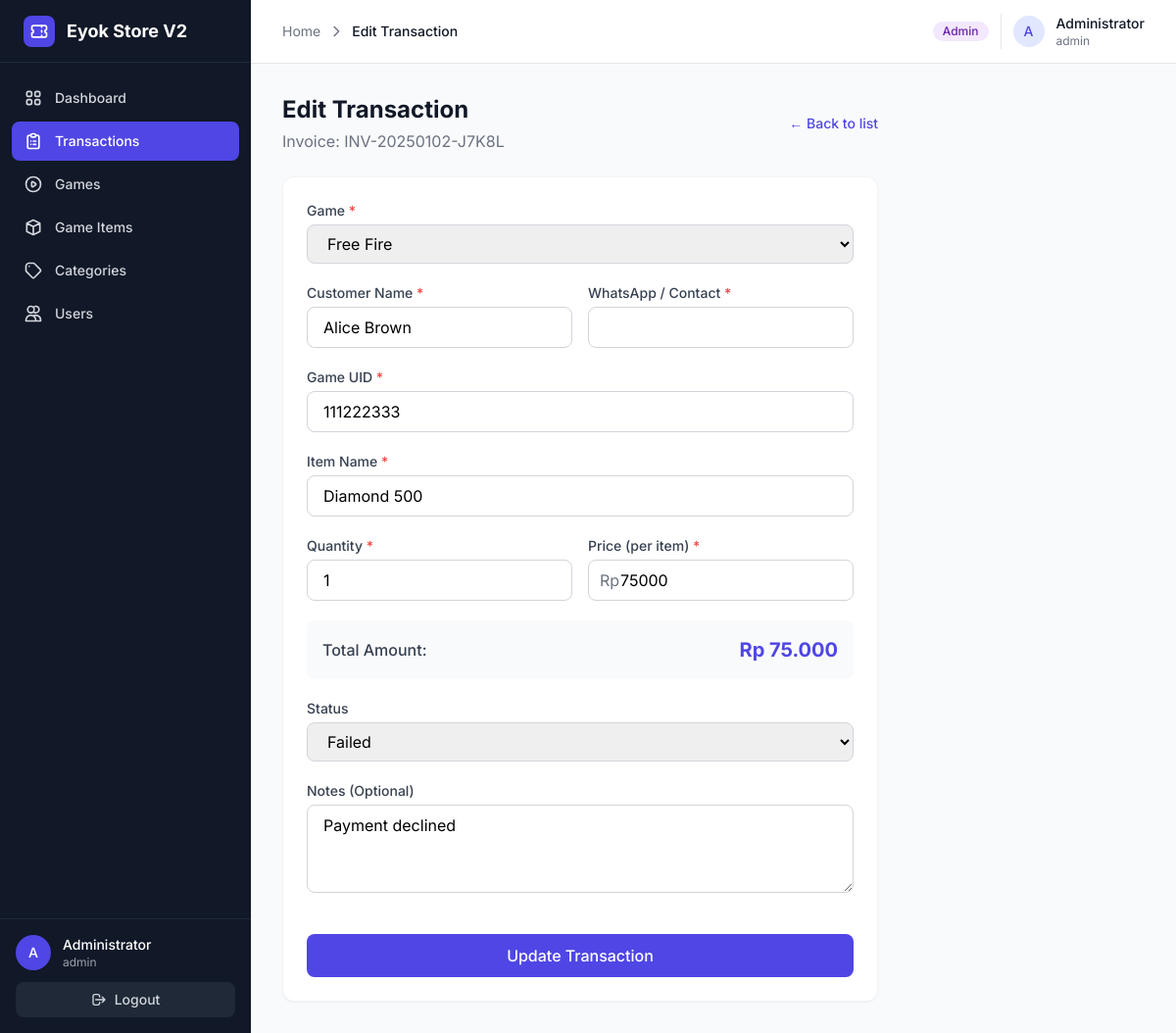
The app's page /modules/transactions/edit.php?id=4 (signed in) with its own data.
### tables this page shows
CREATE TABLE `transactions` (
  `id` int(11) NOT NULL,
  `invoice_code` varchar(50) NOT NULL,
  `user_id` int(11) NOT NULL,
  `game_id` int(11) NOT NULL,
  `customer_name` varchar(100) NOT NULL,
  `game_uid` varchar(50) NOT NULL,
  `item_name` varchar(100) NOT NULL,
  `quantity` int(11) NOT NULL DEFAULT 1,
  `price` decimal(15,2) NOT NULL,
  `total` decimal(15,2) NOT NULL,
  `status` enum('pending','success','failed') DEFAULT 'pending',
  `notes` text DEFAULT NULL,
  `created_at` timestamp NOT NULL DEFAULT current_timestamp()
);

CREATE TABLE `games` (
  `id` int(11) NOT NULL,
  `category_id` int(11) NOT NULL,
  `name` varchar(100) NOT NULL,
  `thumbnail` varchar(255) DEFAULT NULL,
  `publisher` varchar(100) DEFAULT NULL,
  `status` enum('active','inactive') DEFAULT 'active',
  `created_at` timestamp NOT NULL DEFAULT current_timestamp()
);

### modules/transactions/edit.php (the view, shortened to what this page needs)
<?php
$db = getDBConnection();
$id = intval($_GET['id'] ?? 0);
$stmt = $db->prepare("SELECT * FROM transactions WHERE id = :id");
$stmt->execute([':id' => $id]);
$transaction = $stmt->fetch();
$games = $db->query("SELECT id, name FROM games WHERE status = 'active' ORDER BY name ASC")->fetchAll();
$errors = [];
require_once '../../includes/header.php';
require_once '../../includes/sidebar.php';
?>
<main class="lg:ml-64 pt-16 min-h-screen">
    <div class="p-4 lg:p-8 max-w-2xl" x-data="{ quantity: <?php echo intval($_POST['quantity'] ?? $transaction['quantity']); ?>, price: <?php echo floatval($_POST['price'] ?? $transaction['price']); ?> }">
        <div class="mb-6 flex items-center justify-between">
            <div>
                <h1 class="text-2xl font-bold text-gray-900">Edit Transaction</h1>
                <p class="text-gray-500 mt-1">Invoice: <?php echo htmlspecialchars($transaction['invoice_code']); ?></p>
            </div>
            <a href="index.php" class="text-indigo-600 hover:text-indigo-800 text-sm font-medium">← Back to list</a>
        </div>
        <div class="bg-white rounded-xl shadow-sm border border-gray-100 p-6">
            <form method="POST" action="">
                <div class="space-y-5">
                    <div>
                        <label for="game_id" class="block text-sm font-medium text-gray-700 mb-1">Game <span class="text-red-500">*</span></label>
                        <select id="game_id" name="game_id" class="w-full px-4 py-2 border <?php echo isset($errors['game_id']) ? 'border-red-500' : 'border-gray-300'; ?> rounded-lg focus:ring-2 focus:ring-indigo-500 focus:border-indigo-500 outline-none">
                            <?php
                            $selectedGameId = $_POST['game_id'] ?? $transaction['game_id'];
                            foreach ($games as $g):
                            ?>
                                <option value="<?php echo $g['id']; ?>" <?php echo ($selectedGameId == $g['id']) ? 'selected' : ''; ?>><?php echo htmlspecialchars($g['name']); ?></option>
                            <?php endforeach; ?>
                        </select>
                    </div>
                    <div class="grid grid-cols-1 sm:grid-cols-2 gap-4">
                        <div>
                            <label for="customer_name" class="block text-sm font-medium text-gray-700 mb-1">Customer Name <span class="text-red-500">*</span></label>
                            <input type="text" id="customer_name" name="customer_name" value="<?php echo htmlspecialchars($_POST['customer_name'] ?? $transaction['customer_name']); ?>" maxlength="100" class="w-full px-4 py-2 border <?php echo isset($errors['customer_name']) ? 'border-red-500' : 'border-gray-300'; ?> rounded-lg focus:ring-2 focus:ring-indigo-500 focus:border-indigo-500 outline-none">
                        </div>
                        <div>
                            <label for="contact" class="block text-sm font-medium text-gray-700 mb-1">WhatsApp / Contact <span class="text-red-500">*</span></label>
                            <input type="text" id="contact" name="contact" value="<?php echo htmlspecialchars($_POST['contact'] ?? $transaction['contact']); ?>" maxlength="50" class="w-full px-4 py-2 border <?php echo isset($errors['contact']) ? 'border-red-500' : 'border-gray-300'; ?> rounded-lg focus:ring-2 focus:ring-indigo-500 focus:border-indigo-500 outline-none">
                        </div>
                    </div>
                    <div>
                        <label for="game_uid" class="block text-sm font-medium text-gray-700 mb-1">Game UID <span class="text-red-500">*</span></label>
                        <input type="text" id="game_uid" name="game_uid" value="<?php echo htmlspecialchars($_POST['game_uid'] ?? $transaction['game_uid']); ?>" maxlength="50" class="w-full px-4 py-2 border <?php echo isset($errors['game_uid']) ? 'border-red-500' : 'border-gray-300'; ?> rounded-lg focus:ring-2 focus:ring-indigo-500 focus:border-indigo-500 outline-none">
                    </div>
                    <div>
                        <label for="item_name" class="block text-sm font-medium text-gray-700 mb-1">Item Name <span class="text-red-500">*</span></label>
                        <input type="text" id="item_name" name="item_name" value="<?php echo htmlspecialchars($_POST['item_name'] ?? $transaction['item_name']); ?>" maxlength="100" class="w-full px-4 py-2 border <?php echo isset($errors['item_name']) ? 'border-red-500' : 'border-gray-300'; ?> rounded-lg focus:ring-2 focus:ring-indigo-500 focus:border-indigo-500 outline-none">
                    </div>
                    <div class="grid grid-cols-1 sm:grid-cols-2 gap-4">
                        <div>
                            <label for="quantity" class="block text-sm font-medium text-gray-700 mb-1">Quantity <span class="text-red-500">*</span></label>
                            <input type="number" id="quantity" name="quantity" x-model.number="quantity" min="1" class="w-full px-4 py-2 border <?php echo isset($errors['quantity']) ? 'border-red-500' : 'border-gray-300'; ?> rounded-lg focus:ring-2 focus:ring-indigo-500 focus:border-indigo-500 outline-none">
                        </div>
                        <div>
                            <label for="price" class="block text-sm font-medium text-gray-700 mb-1">Price (per item) <span class="text-red-500">*</span></label>
                            <div class="relative">
                                <span class="absolute inset-y-0 left-0 pl-3 flex items-center text-gray-500">Rp</span>
                                <input type="number" id="price" name="price" x-model.number="price" min="0.01" step="0.01" class="w-full pl-8 px-4 py-2 border <?php echo isset($errors['price']) ? 'border-red-500' : 'border-gray-300'; ?> rounded-lg focus:ring-2 focus:ring-indigo-500 focus:border-indigo-500 outline-none">
                            </div>
                        </div>
                    </div>
                    <div class="bg-gray-50 rounded-lg p-4 flex justify-between items-center">
                        <span class="text-gray-700 font-medium">Total Amount:</span>
                        <span class="text-xl font-bold text-indigo-600" x-text="'Rp ' + (quantity * price).toLocaleString('id-ID')">Rp 0</span>
                    </div>
                    <div>
                        <label for="status" class="block text-sm font-medium text-gray-700 mb-1">Status</label>
                        <select id="status" name="status" class="w-full px-4 py-2 border border-gray-300 rounded-lg focus:ring-2 focus:ring-indigo-500 focus:border-indigo-500 outline-none">
                            <?php $selectedStatus = $_POST['status'] ?? $transaction['status']; ?>
                            <option value="failed" <?php echo ($selectedStatus === 'failed') ? 'selected' : ''; ?>>Failed</option>
                        </select>
                    </div>
                    <div>
                        <label for="notes" class="block text-sm font-medium text-gray-700 mb-1">Notes (Optional)</label>
                        <textarea id="notes" name="notes" rows="3" class="w-full px-4 py-2 border border-gray-300 rounded-lg focus:ring-2 focus:ring-indigo-500 focus:border-indigo-500 outline-none"><?php echo htmlspecialchars($_POST['notes'] ?? $transaction['notes']); ?></textarea>
                    </div>
                    <div class="pt-4">
                        <button type="submit" class="w-full bg-indigo-600 text-white font-medium py-2.5 rounded-lg hover:bg-indigo-700 transition-colors">
                            Update Transaction
                        </button>
                    </div>
                </div>
            </form>
        </div>
    </div>
</main>
<?php require_once '../../includes/footer.php'; ?>

### includes/header.php (style rules this page uses)
body { font-family: 'Inter', sans-serif; }

### records on screen
transactions: invoice_code "INV-20250102-J7K8L", game_id "Free Fire", customer_name "Alice Brown", game_uid "111222333", item_name "Diamond 500", status "Failed", notes "Payment declined"

### other values on screen
$pageTitle "Edit Transaction"
$_SESSION['role'] "Admin"
substr($_SESSION['full_name'] ?? 'U', 0, 1) "A"
$_SESSION['full_name'] "Administrator"
$_SESSION['username'] "admin"
$item['name'] "Dashboard"
$item['name'] "Transactions"
$item['name'] "Games"
$item['name'] "Game Items"
$item['name'] "Categories"
$item['name'] "Users"
